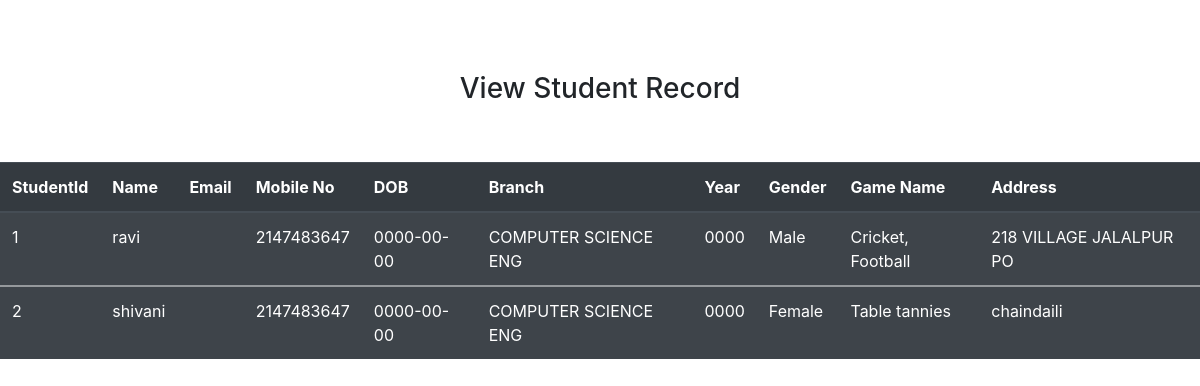
Page /admin/Sport/viewStudent.php on the committed database.
### tables this page shows
CREATE TABLE `stu_register` (
  `studentid` int(10) NOT NULL,
  `uname` varchar(20) NOT NULL,
  `email` varchar(20) NOT NULL,
  `mobileno` int(20) NOT NULL,
  `dob` varchar(20) NOT NULL,
  `branch` char(20) NOT NULL,
  `year` year(4) NOT NULL,
  `gender` char(20) NOT NULL,
  `choosegame` varchar(20) NOT NULL,
  `address` varchar(25) NOT NULL
);

### admin/Sport/viewStudent.php (the view, shortened to what this page needs)
<?php
$con=mysqli_connect('localhost','root');
mysqli_select_db($con,'sems_db');
$q="select * from stu_register";
$result=mysqli_query($con,$q);
$num=mysqli_num_rows($result);
?>
<!DOCTYPE html>
<html lang="en">
<head>
  <link rel="stylesheet" href="https://maxcdn.bootstrapcdn.com/bootstrap/4.5.2/css/bootstrap.min.css">
</head>
<body>
<section class="my-4">
	<div class="py-5">
		<h3 class="text-center">View Student Record</h3>
	</div>
<div class="container-flude">
  <table class="table table-dark table-striped">
    <thead>
      <tr>
	    <th>StudentId</th>
        <th>Name</th>
        <th>Email</th>
        <th>Mobile No</th>
		<th>DOB</th>
		<th>Branch</th>
		<th>Year</th>
		<th>Gender</th>
		<th>Game Name</th>
		<th>Address</th>
      </tr>
    </thead>
	<?php
		for($i=1;$i<=$num;$i++){
			$row=mysqli_fetch_array($result);
	?>
    <tbody>
      <tr>
        <td><?php echo $row['studentid']; ?></td>
        <td><?php echo $row['uname']; ?></td>
        <td><?php echo $row['email']; ?></td>
		<td><?php echo $row['mobileno']; ?></td>
		<td><?php echo $row['dob']; ?></td>
		<td><?php echo $row['branch']; ?></td>
		<td><?php echo $row['year']; ?></td>
		<td><?php echo $row['gender']; ?></td>
		<td><?php echo $row['choosegame']; ?></td>
		<td><?php echo $row['address']; ?></td>
      </tr>
	   <?php
		}
	   ?>
    </tbody>
  </table>
</div>
</section>
</body>
</html>

### rows in the picture
stu_register: studentid "1", uname "ravi", mobileno "2147483647", dob "0000-00-00", branch "COMPUTER SCIENCE ENG", year "0000", gender "Male", choosegame "Cricket, Football", address "218 VILLAGE JALALPUR PO"
stu_register: studentid "2", uname "shivani", mobileno "2147483647", dob "0000-00-00", branch "COMPUTER SCIENCE ENG", year "0000", gender "Female", choosegame "Table tannies", address "chaindaili"
